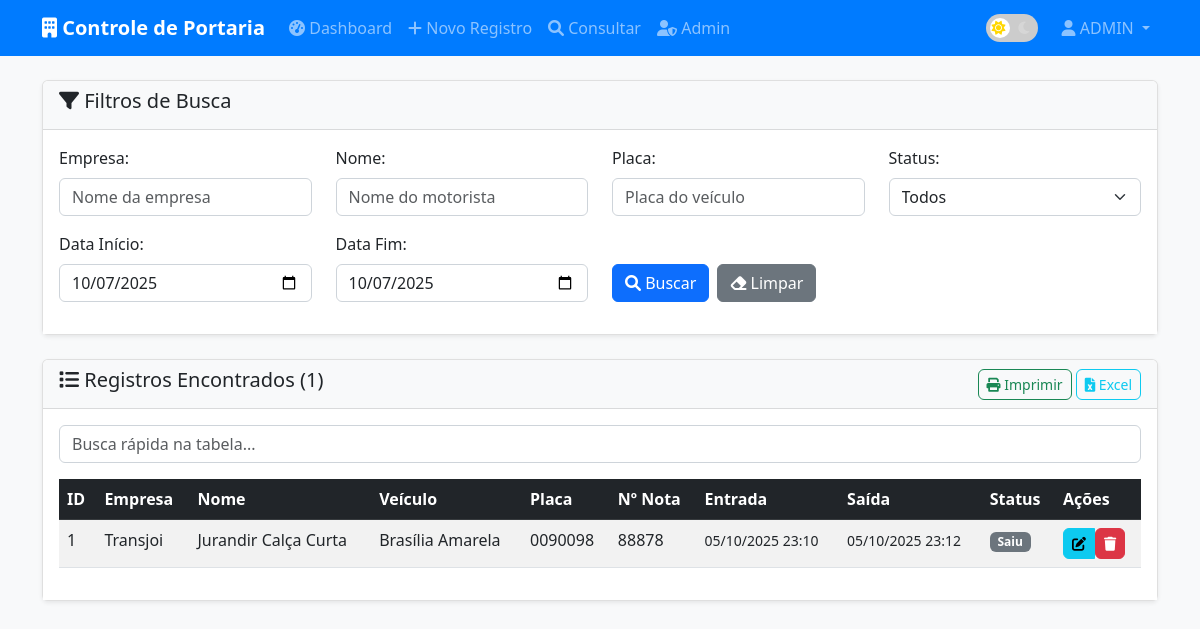
The app's page /consultar (signed in), older data.
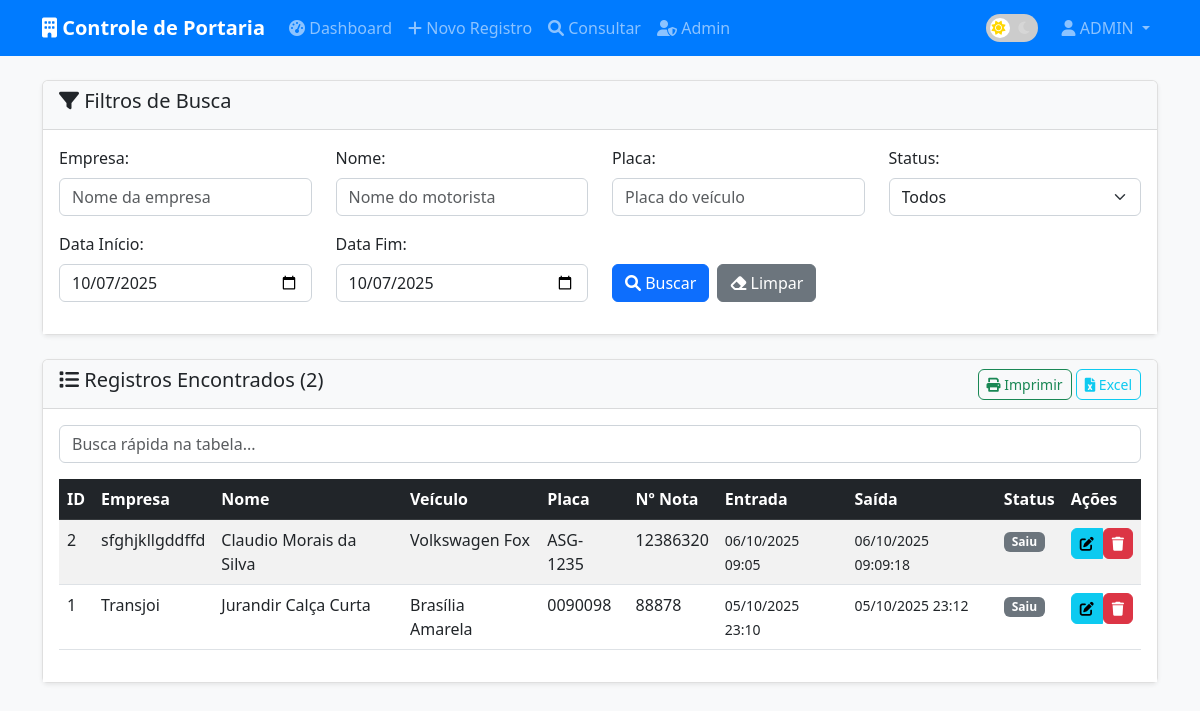
The same page, newer data.
### tables this page shows
CREATE TABLE usuarios (
            id INTEGER PRIMARY KEY AUTOINCREMENT,
            username TEXT NOT NULL UNIQUE,
            senha TEXT NOT NULL,
            ip TEXT NOT NULL,
            is_admin INTEGER DEFAULT 0,
            libinserir TEXT NOT NULL,
            libalterar TEXT NOT NULL,
            libexcluir TEXT NOT NULL,
            libid TEXT NOT NULL,
            libdestino TEXT NOT NULL,
            libtipo TEXT NOT NULL,
            libempresa TEXT NOT NULL,
            libnome TEXT NOT NULL,
            librg TEXT NOT NULL,
            libveiculo TEXT NOT NULL,
            libplaca TEXT NOT NULL,
            libcr TEXT NOT NULL,
            libn_nota TEXT NOT NULL,
            libobs TEXT NOT NULL,
            libdata_entrada TEXT NOT NULL,
            libdata_saida TEXT NOT NULL,
            libperiodo TEXT NOT NULL,
            libperiodoalterado TEXT NOT NULL,
            libusuario TEXT NOT NULL,
            libusuarioalterado TEXT NOT NULL,
            libconsulta TEXT NOT NULL,
            libhora_entrada TEXT NOT NULL,
            libhora_saida TEXT NOT NULL
        );

CREATE TABLE controle (
            id INTEGER PRIMARY KEY AUTOINCREMENT,
            destino TEXT NOT NULL,
            tipo TEXT NOT NULL,
            empresa TEXT NOT NULL,
            nome TEXT NOT NULL,
            rg TEXT NOT NULL,
            veiculo TEXT NOT NULL,
            placa TEXT NOT NULL,
            cr TEXT NOT NULL,
            data_entrada TEXT NOT NULL,
            data_saida TEXT NOT NULL,
            hora_entrada TEXT NOT NULL,
            hora_saida TEXT NOT NULL,
            n_nota TEXT NOT NULL,
            obs TEXT NOT NULL,
            periodo TEXT NOT NULL,
            periodoalterado TEXT NOT NULL,
            usuario TEXT NOT NULL,
            usuarioalterado TEXT NOT NULL,
            data_alterada TEXT NOT NULL
        );

### app.py (the view)
@app.route("/consultar")
@login_required
def consultar():
    if not check_permission("libconsulta"):
        flash("Você não tem permissão para consultar registros!", "error")
        return redirect(url_for("dashboard"))
    empresa = request.args.get("empresa", "")
    nome = request.args.get("nome", "")
    placa = request.args.get("placa", "")
    data_inicio = request.args.get("data_inicio", "")
    data_fim = request.args.get("data_fim", "")
    status = request.args.get("status", "")
    conn = get_db_connection()
    query = "SELECT * FROM controle WHERE 1=1"
    params = []
    if empresa:
        query += " AND empresa LIKE ?"
        params.append(f"%{empresa}%")
    if nome:
        query += " AND nome LIKE ?"
        params.append(f"%{nome}%")
    if placa:
        query += " AND placa LIKE ?"
        params.append(f"%{placa}%")
    if data_inicio:
        query += " AND data_entrada >= ?"
        params.append(data_inicio)
    if data_fim:
        query += " AND data_entrada <= ?"
        params.append(data_fim)
    if status == "dentro":
        query += " AND (data_saida = \"\" OR data_saida IS NULL)"
    elif status == "saiu":
        query += " AND data_saida != \"\" AND data_saida IS NOT NULL"
    query += " ORDER BY id DESC LIMIT 100"
    registros = conn.execute(query, params).fetchall()
    conn.close()
    return render_template("consultar.html",
                         registros=registros,
                         empresa=empresa,
                         nome=nome,
                         placa=placa,
                         data_inicio=data_inicio,
                         data_fim=data_fim,
                         status=status)

### app.py (called while the page is built)
def get_db_connection():
    conn = sqlite3.connect(DATABASE)
    conn.row_factory = sqlite3.Row
    return conn

def is_logged_in():
    return "username" in session

def login_required(f):
    @wraps(f)
    def decorated_function(*args, **kwargs):
        if not is_logged_in():
            return redirect(url_for("index"))
        return f(*args, **kwargs)
    return decorated_function

def check_permission(permission):
    if not is_logged_in():
        return False
    conn = get_db_connection()
    user = conn.execute(
        "SELECT * FROM usuarios WHERE username = ?",
        (session["username"],)
    ).fetchone()
    conn.close()
    if user:
        return user[permission] == "sim"
    return False

### templates/consultar.html (shortened to what the changed rows need)
{% extends "base.html" %}
{% block content %}
<div class="container mt-4">
    <div class="card">
        <div class="card-header d-flex justify-content-between align-items-center">
            <h5><i class="fas fa-list"></i> Registros Encontrados ({{ registros|length }})</h5>
            <div>
                <button class="btn btn-sm btn-outline-success" onclick="window.print()">
                </button>
                <button class="btn btn-sm btn-outline-info" onclick="exportData('excel')">
                </button>
            </div>
        </div>
        <div class="card-body">
            {% if registros %}
            <div class="table-responsive">
                <table class="table table-striped table-hover" id="registros-table">
                    <thead class="table-dark">
                        <tr>
                            <th>ID</th>
                            <th>Empresa</th>
                            <th>Nome</th>
                            <th>Veículo</th>
                            <th>Placa</th>
                            <th>Nº Nota</th>
                            <th>Entrada</th>
                            <th>Saída</th>
                            <th>Status</th>
                            <th>Ações</th>
                        </tr>
                    </thead>
                    <tbody>
                        {% for registro in registros %}
                        <tr>
                            <td>{{ registro.id }}</td>
                            <td>{{ registro.empresa }}</td>
                            <td>{{ registro.nome }}</td>
                            <td>{{ registro.veiculo }}</td>
                            <td>{{ registro.placa }}</td>
                            <td>{{ registro.n_nota if registro.n_nota else '' }}</td>
                            <td>
                                <small>
                                    {% if registro.data_entrada and registro.hora_entrada %}
                                        {{ registro.data_entrada.split('-')[2] }}/{{ registro.data_entrada.split('-')[1] }}/{{ registro.data_entrada.split('-')[0] }} {{ registro.hora_entrada }}
                                    {% endif %}
                                </small>
                            </td>
                            <td>
                                <small>
                                    {% if registro.data_saida and registro.hora_saida %}
                                        {{ registro.data_saida.split('-')[2] }}/{{ registro.data_saida.split('-')[1] }}/{{ registro.data_saida.split('-')[0] }} {{ registro.hora_saida }}
                                    {% else %}
                                        <span class="text-muted">--</span>
                                    {% endif %}
                                </small>
                            </td>
                            <td>
                                {% if registro.data_saida %}
                                    <span class="badge bg-secondary">Saiu</span>
                                {% else %}
                                    <span class="badge bg-success">Dentro</span>
                                {% endif %}
                            </td>
                            <td>
                                <div class="btn-group btn-group-sm" role="group">
                                    <a href="{{ url_for('editar_registro', id=registro.id) }}"
                                       class="btn btn-info btn-sm" title="Editar">
                                        <i class="fas fa-edit"></i>
                                    </a>
                                    <form method="POST" action="{{ url_for('excluir_registro', id=registro.id) }}"
                                          style="display: inline;"
                                          onsubmit="return confirm('Tem certeza que deseja excluir este registro?')">
                                        <button type="submit" class="btn btn-danger btn-sm btn-delete"
                                                title="Excluir">
                                            <i class="fas fa-trash"></i>
                                        </button>
                                    </form>
                                </div>
                            </td>
                        </tr>
                        {% endfor %}
                    </tbody>
                </table>
            </div>
            {% endif %}
        </div>
    </div>
</div>
{% endblock %}

### templates/base.html (shortened to what this page needs)
<!DOCTYPE html>
<html lang="pt-BR">
<head>
    <link href="https://cdn.jsdelivr.net/npm/bootstrap@5.3.0/dist/css/bootstrap.min.css" rel="stylesheet">
    <link href="https://cdnjs.cloudflare.com/ajax/libs/font-awesome/6.0.0/css/all.min.css" rel="stylesheet">
    <link href="{{ url_for('static', filename='css/style.css') }}" rel="stylesheet">
</head>
<body>
    {% if session.username %}
    <nav class="navbar navbar-expand-lg navbar-dark bg-primary">
        <div class="container">
            <a class="navbar-brand" href="{{ url_for('dashboard') }}">
                <i class="fas fa-building"></i> Controle de Portaria
            </a>
            <div class="collapse navbar-collapse" id="navbarNav">
                <ul class="navbar-nav me-auto">
                    <li class="nav-item">
                        <a class="nav-link" href="{{ url_for('dashboard') }}">
                            <i class="fas fa-tachometer-alt"></i> Dashboard
                        </a>
                    </li>
                    <li class="nav-item">
                        <a class="nav-link" href="{{ url_for('novo_registro') }}">
                            <i class="fas fa-plus"></i> Novo Registro
                        </a>
                    </li>
                    <li class="nav-item">
                        <a class="nav-link" href="{{ url_for('consultar') }}">
                            <i class="fas fa-search"></i> Consultar
                        </a>
                    </li>
                    {% if session.is_admin %}
                    <li class="nav-item">
                        <a class="nav-link" href="{{ url_for('admin_panel') }}">
                            <i class="fas fa-user-shield"></i> Admin
                        </a>
                    </li>
                    {% endif %}
                </ul>
                <ul class="navbar-nav">
                    <li class="nav-item d-flex align-items-center me-3">
                        <div class="theme-switch-wrapper">
                            <label class="theme-switch" for="theme-checkbox">
                                <div class="slider">
                                    <i class="fas fa-sun icon sun-icon"></i>
                                    <i class="fas fa-moon icon moon-icon"></i>
                                </div>
                            </label>
                        </div>
                    </li>
                    <li class="nav-item dropdown">
                        <a class="nav-link dropdown-toggle" href="#" role="button" data-bs-toggle="dropdown">
                            <i class="fas fa-user"></i> {{ session.username }}
                        </a>
                    </li>
                </ul>
            </div>
        </div>
    </nav>
    {% endif %}
    <main class="{% if not session.username %}login-page{% endif %}">
        {% block content %}{% endblock %}
    </main>
</body>
</html>

Row changes from the older to the newer data that the page shows:
no longer on this page (row unchanged): usuarios: username "ADMIN"
added controle: id "2", empresa "sfghjkllgddffd", nome "Claudio Morais da Silva", veiculo "Volkswagen Fox", placa "ASG-1235", n_nota "12386320", data_entrada "06", data_entrada "10", data_entrada "2025", hora_entrada "09:05", data_saida "06", data_saida "10", data_saida "2025", hora_saida "09:09:18", shows "Saiu"
Text that changed along with them:
{{ session.username }}: (not shown) → "ADMIN"
{{ registros|length }}: "1" → "2"
